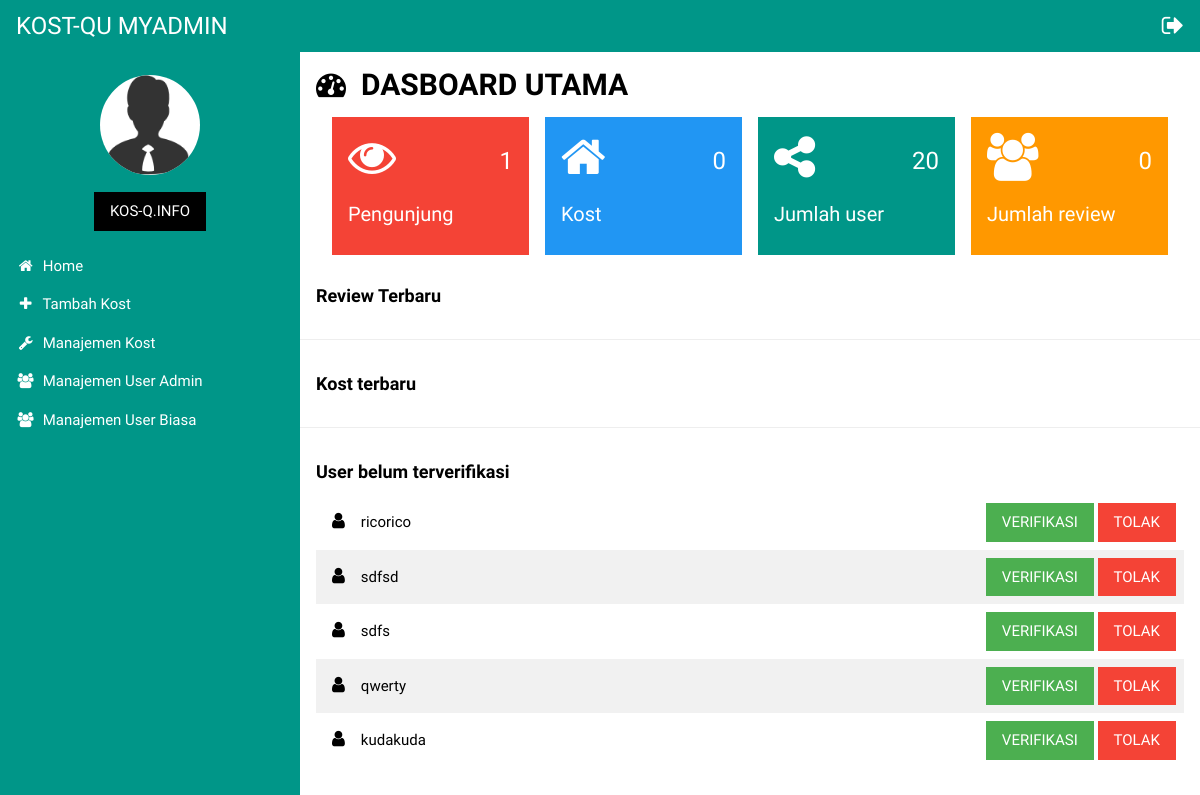
The app's page /admin/index.php (signed in), older data.
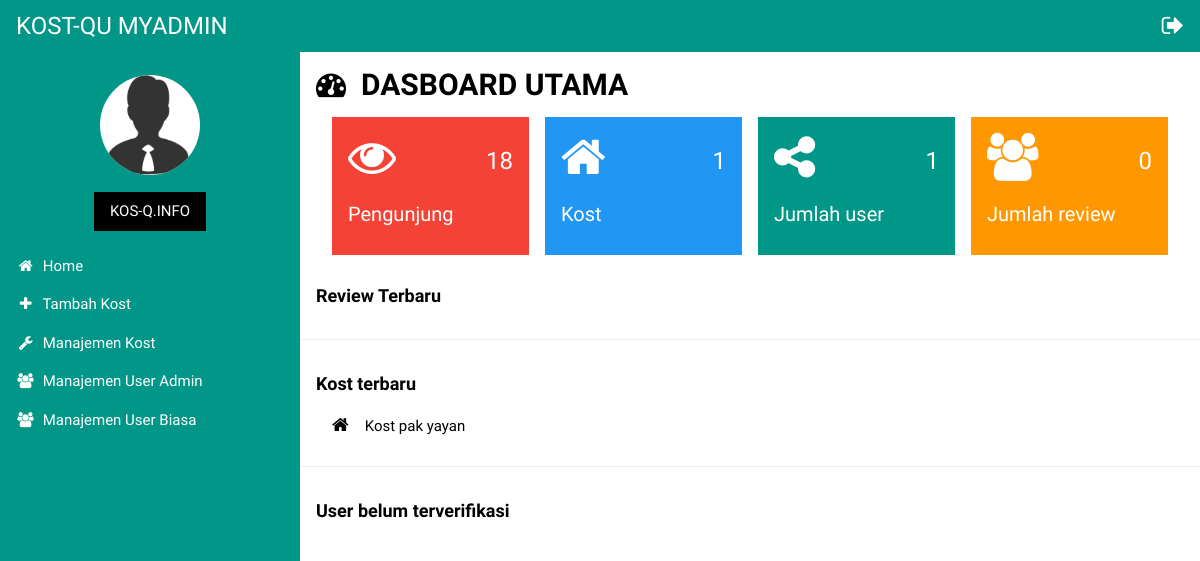
The same page, newer data.
### tables this page shows
CREATE TABLE `statistikWeb` (
  `id` int(2) NOT NULL,
  `visitor` bigint(20) NOT NULL
);

CREATE TABLE `userBiasa` (
  `id` bigint(20) NOT NULL,
  `depan` varchar(50) NOT NULL,
  `belakang` varchar(50) NOT NULL,
  `userBiasa` varchar(10) NOT NULL,
  `email` varchar(255) NOT NULL,
  `namaKost` varchar(255) NOT NULL,
  `pass` varchar(255) NOT NULL,
  `status` int(1) NOT NULL DEFAULT '0'
);

CREATE TABLE `dataKost` (
  `id` bigint(12) NOT NULL,
  `nama` varchar(150) NOT NULL,
  `lat` varchar(255) NOT NULL,
  `long` varchar(255) NOT NULL,
  `intro` text NOT NULL,
  `harga` bigint(12) NOT NULL
);

### admin/home.php (the view, shortened to what this page needs)
<?php
    $ghfkj = mysql_fetch_array(mysql_query("SELECT * FROM statistikWeb"));
    $fgjdkl = mysql_fetch_array(mysql_query("SELECT COUNT(*) AS jmlKost FROM dataKost"));
    $dgdfg = mysql_fetch_array(mysql_query("SELECT COUNT(*) AS jmlUser FROM userBiasa"));
    $fgdfb = mysql_fetch_array(mysql_query("SELECT COUNT(*) AS jmlReview FROM reviewKost"));
?>
<header class="w3-container">
    <b><h2><i class="fa fa-dashboard"></i><b>&nbsp;&nbsp;DASBOARD UTAMA</b></h2></b>
</header>
<div class="w3-container">
    <div class="w3-row-padding w3-margin-bottom">
        <div class="w3-quarter">
            <div class="w3-container w3-red w3-padding-16">
            <div class="w3-left"><i class="fa fa-eye w3-xxxlarge"></i></div>
            <div class="w3-right">
                <h3><?=$ghfkj['visitor']?></h3>
            </div>
            <div class="w3-clear"></div>
            <h4>Pengunjung</h4>
            </div>
        </div>
        <div class="w3-quarter">
            <div class="w3-container w3-blue w3-padding-16">
            <div class="w3-left"><i class="fa fa-home w3-xxxlarge"></i></div>
            <div class="w3-right">
                <h3><?=$fgjdkl['jmlKost']?></h3>
            </div>
            <div class="w3-clear"></div>
            <h4>Kost</h4>
            </div>
        </div>
        <div class="w3-quarter">
            <div class="w3-container w3-teal w3-padding-16">
            <div class="w3-left"><i class="fa fa-share-alt w3-xxxlarge"></i></div>
            <div class="w3-right">
                <h3><?=$dgdfg['jmlUser']?></h3>
            </div>
            <div class="w3-clear"></div>
            <h4>Jumlah user</h4>
            </div>
        </div>
        <div class="w3-quarter">
            <div class="w3-container w3-orange w3-text-white w3-padding-16">
            <div class="w3-left"><i class="fa fa-users w3-xxxlarge"></i></div>
            <div class="w3-right">
                <h3><?=$fgdfb['jmlReview']?></h3>
            </div>
            <div class="w3-clear"></div>
            <h4>Jumlah review</h4>
            </div>
        </div>
    </div>
</div>
<div class="w3-container">
    <div class="w3-row">
        <h5><b>Review Terbaru</b></h5>
    </div>
</div>
<hr/>
<div class="w3-container">
    <div class="w3-row">
        <h5><b>Kost terbaru</b></h5>
        <table class="w3-table w3-striped w3-white">
            <?php
                $ghg = mysql_query("SELECT * FROM dataKost ORDER BY id DESC LIMIT 0,5");
                while($dfssd = mysql_fetch_array($ghg)) {
            ?>
            <tr onclick="location.href='../tampil.php?id=<?=$dfssd['id']?>'" class="w3-hover-red">
                <td style="width: 10px;"><i class="fa fa-home w3-large"></i></td>
                <td><?=$dfssd['nama']?></td>
            </tr>
            <?php
                }
            ?>
        </table>
    </div>
</div>
<hr/>
<div class="w3-container">
    <div class="w3-row">
        <h5><b>User belum terverifikasi</b></h5>
        <table class="w3-table w3-striped w3-white">
            <?php
                $ghg = mysql_query("SELECT * FROM userBiasa WHERE status = 0 ORDER BY id DESC LIMIT 0,5");
                while($dfssd = mysql_fetch_array($ghg)) {
            ?>
            <tr class="w3-hover-yellow" >
                <td style="width: 10px; vertical-align: middle;"><i class="fa fa-user w3-large"></i></td>
                <td style="vertical-align: middle;"><?=$dfssd['userBiasa']?></td>
                <td style="vertical-align: middle;"><i><?=$dfssd['namaKost']?></i></td>
                <td class="w3-right">
                    <?php
                        if($dfssd['status'] == 0) {
                    ?>
                            <button onclick="location.href='adminVer.php?id=<?=$dfssd['id']?>'" class="w3-button w3-green">VERIFIKASI</button>
                    <?
                        }
                    ?>
                    <button onclick="location.href='adminHapus.php?id=<?=$dfssd['id']?>'" class="w3-button w3-red">TOLAK</button>
                </td>
            </tr>
            <?php
                }
            ?>
        </table>
    </div>
</div>

Row changes from the older to the newer data that the page shows:
removed userbiasa: userBiasa "ricorico"
removed userbiasa: userBiasa "sdfsd"
removed userbiasa: userBiasa "sdfs"
removed userbiasa: userBiasa "qwerty"
removed userbiasa: userBiasa "kudakuda"
changed statistikweb: visitor "1" → "18"
added datakost: nama "Kost pak yayan"
Text that changed along with them:
$fgjdkl['jmlKost']: "0" → "1"
$dgdfg['jmlUser']: "20" → "1"
